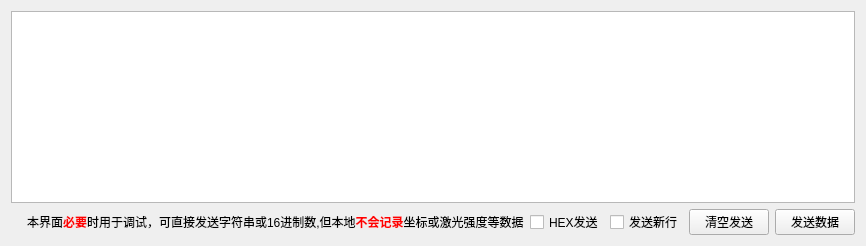
      <widget class="QWidget" name="tab_5">
       <attribute name="title">
        <string>页</string>
       </attribute>
       <layout class="QGridLayout" name="gridLayout_11">
        <item row="0" column="0" colspan="6">
         <widget class="QTextEdit" name="textEdit"/>
        </item>
        <item row="1" column="0">
         <spacer name="horizontalSpacer_3">
          <property name="orientation">
           <enum>Qt::Horizontal</enum>
          </property>
          <property name="sizeHint" stdset="0">
           <size>
            <width>10</width>
            <height>20</height>
           </size>
          </property>
         </spacer>
        </item>
        <item row="1" column="1">
         <widget class="QLabel" name="portName_label_5">
          <property name="sizePolicy">
           <sizepolicy hsizetype="Preferred" vsizetype="Preferred">
            <horstretch>0</horstretch>
            <verstretch>0</verstretch>
           </sizepolicy>
          </property>
          <property name="minimumSize">
           <size>
            <width>0</width>
            <height>0</height>
           </size>
          </property>
          <property name="maximumSize">
           <size>
            <width>99999</width>
            <height>99999</height>
           </size>
          </property>
          <property name="text">
           <string>&lt;html&gt;&lt;head/&gt;&lt;body&gt;&lt;p&gt;&lt;span style=&quot; color:#000000;&quot;&gt;本界面&lt;/span&gt;&lt;span style=&quot; font-weight:600; color:#ff0000;&quot;&gt;必要&lt;/span&gt;&lt;span style=&quot; color:#000000;&quot;&gt;时用于调试，可直接发送字符串或16进制数,但本地&lt;/span&gt;&lt;span style=&quot; font-weight:600; color:#ff0000;&quot;&gt;不会记录&lt;/span&gt;&lt;span style=&quot; color:#000000;&quot;&gt;坐标或激光强度等数据&lt;/span&gt;&lt;/p&gt;&lt;/body&gt;&lt;/html&gt;</string>
          </property>
         </widget>
        </item>
        <item row="1" column="2">
         <widget class="QCheckBox" name="hexDisp_checkBox_6">
          <property name="sizePolicy">
           <sizepolicy hsizetype="Preferred" vsizetype="Preferred">
            <horstretch>0</horstretch>
            <verstretch>0</verstretch>
           </sizepolicy>
          </property>
          <property name="minimumSize">
           <size>
            <width>0</width>
            <height>0</height>
           </size>
          </property>
          <property name="maximumSize">
           <size>
            <width>99999</width>
            <height>99999</height>
           </size>
          </property>
          <property name="text">
           <string>HEX发送</string>
          </property>
         </widget>
        </item>
        <item row="1" column="3">
         <widget class="QCheckBox" name="pause_checkBox_6">
          <property name="sizePolicy">
           <sizepolicy hsizetype="Preferred" vsizetype="Preferred">
            <horstretch>0</horstretch>
            <verstretch>0</verstretch>
           </sizepolicy>
          </property>
          <property name="minimumSize">
           <size>
            <width>0</width>
            <height>0</height>
           </size>
          </property>
          <property name="maximumSize">
           <size>
            <width>99999</width>
            <height>99999</height>
           </size>
          </property>
          <property name="text">
           <string>发送新行</string>
          </property>
         </widget>
        </item>
        <item row="1" column="4">
         <widget class="QPushButton" name="clearDisp_pushButton_6">
          <property name="sizePolicy">
           <sizepolicy hsizetype="Preferred" vsizetype="Preferred">
            <horstretch>0</horstretch>
            <verstretch>0</verstretch>
           </sizepolicy>
          </property>
          <property name="minimumSize">
           <size>
            <width>0</width>
            <height>0</height>
           </size>
          </property>
          <property name="maximumSize">
           <size>
            <width>99999</width>
            <height>99999</height>
           </size>
          </property>
          <property name="text">
           <string>清空发送</string>
          </property>
         </widget>
        </item>
        <item row="1" column="5">
         <widget class="QPushButton" name="clearDisp_pushButton_7">
          <property name="sizePolicy">
           <sizepolicy hsizetype="Preferred" vsizetype="Preferred">
            <horstretch>0</horstretch>
            <verstretch>0</verstretch>
           </sizepolicy>
          </property>
          <property name="minimumSize">
           <size>
            <width>0</width>
            <height>0</height>
           </size>
          </property>
          <property name="maximumSize">
           <size>
            <width>99999</width>
            <height>99999</height>
           </size>
          </property>
          <property name="text">
           <string>发送数据</string>
          </property>
         </widget>
        </item>
       </layout>
      </widget>
